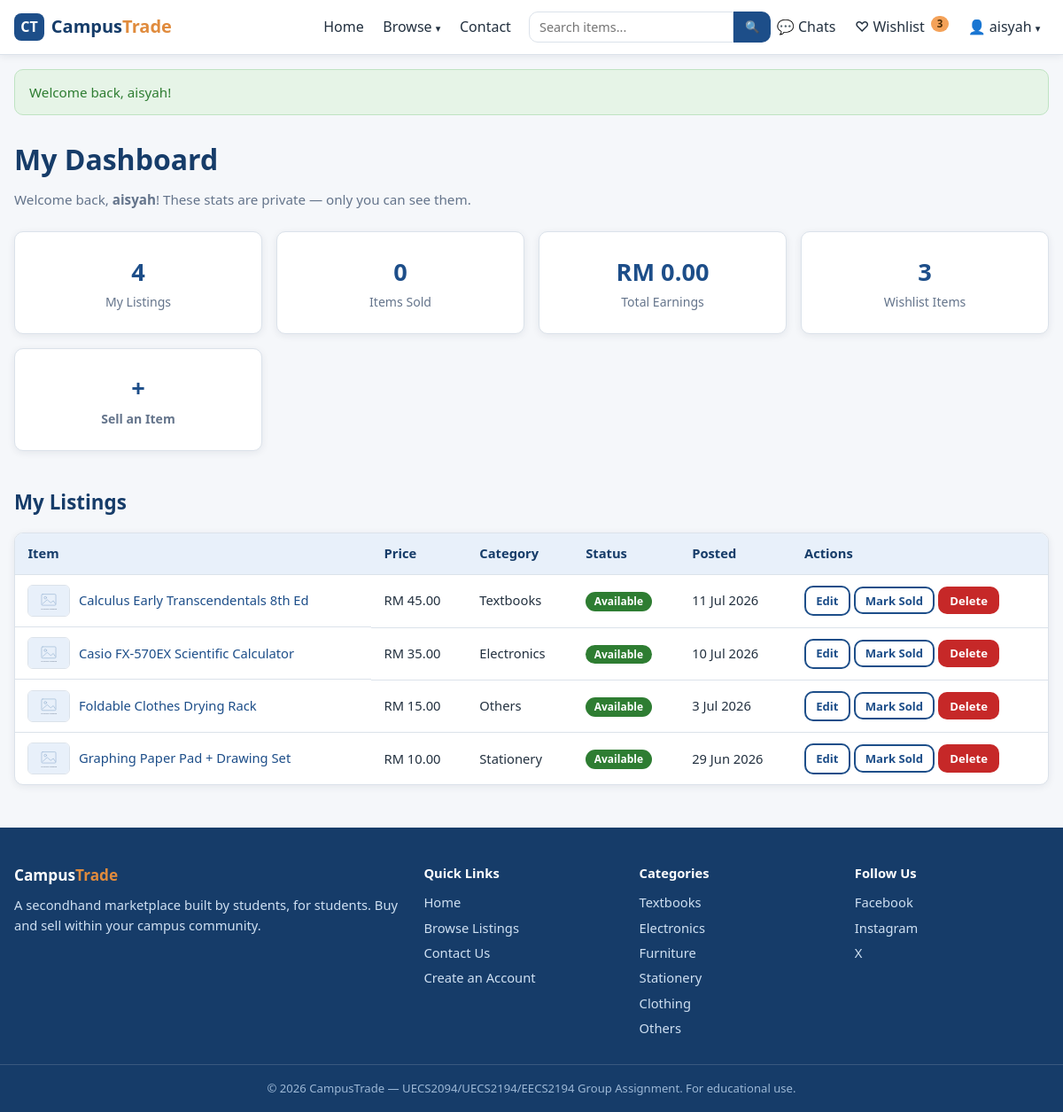
Before: /dashboard.php (signed in) with the older database file.
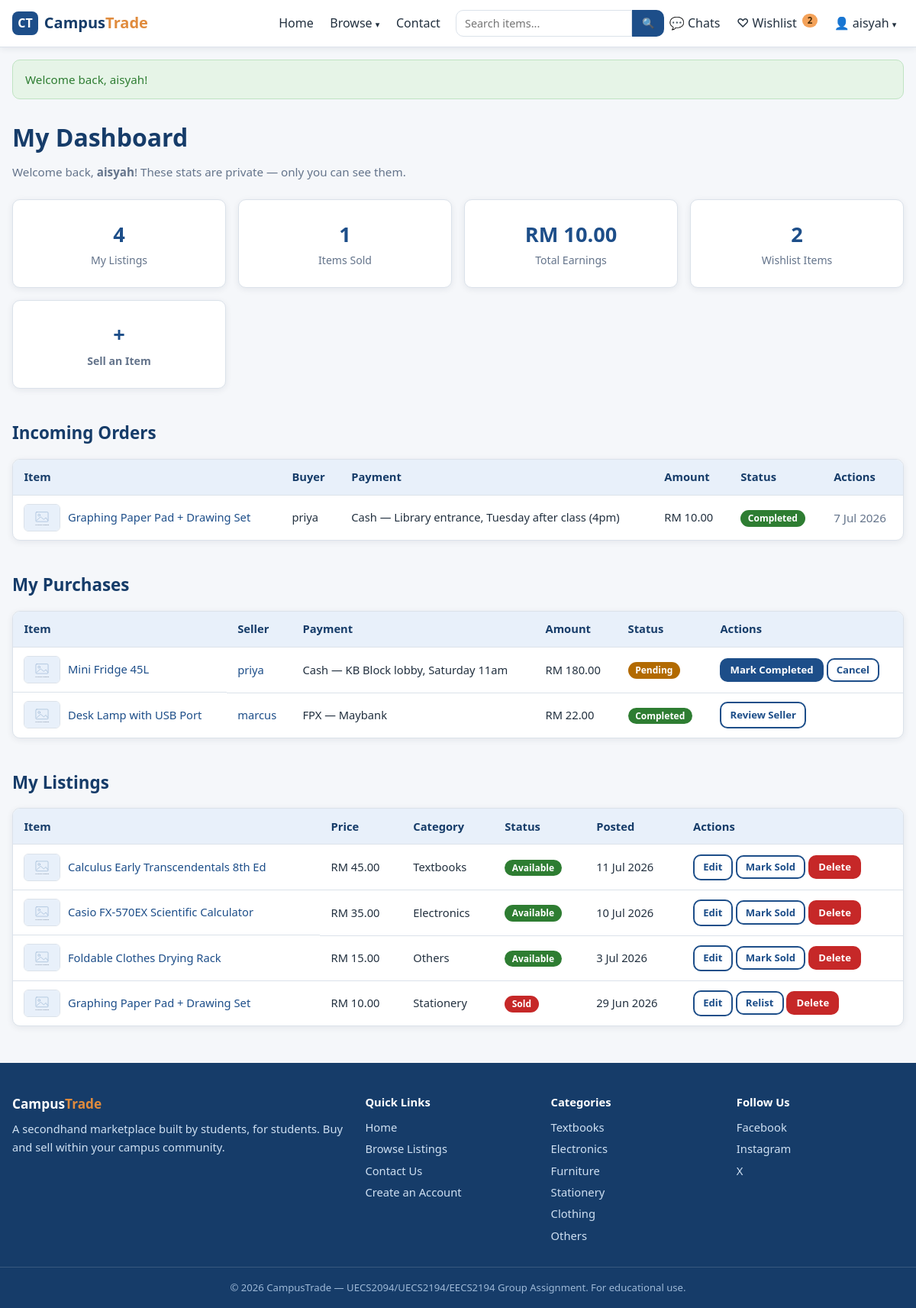
After: the same page with the newer database file.
### tables this page shows
CREATE TABLE listings (
  listing_id     INT AUTO_INCREMENT PRIMARY KEY,
  user_id        INT NOT NULL,
  title          VARCHAR(100) NOT NULL,
  description    TEXT NOT NULL,
  price          DECIMAL(10,2) NOT NULL,
  category       VARCHAR(50) NOT NULL,
  item_condition ENUM('New','Like New','Good','Fair') NOT NULL,
  image          VARCHAR(255) NULL,
  status         ENUM('Available','Sold','Reserved') NOT NULL DEFAULT 'Available',
  created_at     DATETIME NOT NULL DEFAULT CURRENT_TIMESTAMP,
  updated_at     DATETIME NULL ON UPDATE CURRENT_TIMESTAMP,
  CONSTRAINT fk_listings_user FOREIGN KEY (user_id)
    REFERENCES users(user_id) ON DELETE CASCADE
);

CREATE TABLE orders (
  order_id       INT AUTO_INCREMENT PRIMARY KEY,
  listing_id     INT NOT NULL,
  buyer_id       INT NOT NULL,
  seller_id      INT NOT NULL,
  payment_method ENUM('FPX','QR','Cash') NOT NULL,
  bank_name      VARCHAR(100) NULL,
  proof_image    VARCHAR(255) NULL,
  meetup_details TEXT NULL,
  amount         DECIMAL(10,2) NOT NULL,
  status         ENUM('Pending','Completed','Cancelled') NOT NULL DEFAULT 'Pending',
  created_at     DATETIME NOT NULL DEFAULT CURRENT_TIMESTAMP,
  updated_at     DATETIME NULL ON UPDATE CURRENT_TIMESTAMP,
  CONSTRAINT fk_orders_listing FOREIGN KEY (listing_id)
    REFERENCES listings(listing_id) ON DELETE CASCADE,
  CONSTRAINT fk_orders_buyer FOREIGN KEY (buyer_id)
    REFERENCES users(user_id) ON DELETE CASCADE,
  CONSTRAINT fk_orders_seller FOREIGN KEY (seller_id)
    REFERENCES users(user_id) ON DELETE CASCADE
);

CREATE TABLE users (
  user_id       INT AUTO_INCREMENT PRIMARY KEY,
  username      VARCHAR(50)  NOT NULL UNIQUE,
  email         VARCHAR(100) NOT NULL UNIQUE,
  password      VARCHAR(255) NOT NULL,
  phone         VARCHAR(20)  NULL,
  profile_image VARCHAR(255) NOT NULL DEFAULT 'default.png',
  qr_image      VARCHAR(255) NULL,
  role          ENUM('user','admin') NOT NULL DEFAULT 'user',
  created_at    DATETIME NOT NULL DEFAULT CURRENT_TIMESTAMP
);

### includes/functions.php (called while the page is built, shortened)
<?php
function e(?string $value): string
{
    return htmlspecialchars($value ?? '', ENT_QUOTES, 'UTF-8');
}
function is_logged_in(): bool
{
    return isset($_SESSION['user_id']);
}
function format_price(float $price): string
{
    return 'RM ' . number_format($price, 2);
}
function format_date(string $datetime): string
{
    return date('j M Y', strtotime($datetime));
}
function status_class(string $status): string
{
    return 'status-' . strtolower($status);
}
function listing_image(?string $image): string
{
    return 'images/placeholder.svg';
}

### dashboard.php (the view, shortened to what the changed rows need)
<?php
require_once __DIR__ . '/includes/db.php';
$user_id = $_SESSION['user_id'];
$stmt = $conn->prepare(
    "SELECT
        (SELECT COUNT(*) FROM listings WHERE user_id = ?)                                        AS my_listings,
        (SELECT COUNT(*) FROM orders  WHERE seller_id = ? AND status = 'Completed')              AS my_sold,
        (SELECT COALESCE(SUM(amount), 0) FROM orders WHERE seller_id = ? AND status = 'Completed') AS my_earnings,
        (SELECT COUNT(*) FROM wishlist WHERE user_id = ?)                                        AS my_wishlist"
);
$stmt->bind_param('iiii', $user_id, $user_id, $user_id, $user_id);
$stmt->execute();
$overview = $stmt->get_result()->fetch_assoc();
$stmt = $conn->prepare(
    'SELECT o.*, l.title, l.image, u.username AS buyer_name
     FROM orders o
     JOIN listings l ON o.listing_id = l.listing_id
     JOIN users u ON o.buyer_id = u.user_id
     WHERE o.seller_id = ?
     ORDER BY o.created_at DESC'
);
$stmt->bind_param('i', $user_id);
$stmt->execute();
$incoming_orders = $stmt->get_result()->fetch_all(MYSQLI_ASSOC);
$stmt = $conn->prepare(
    'SELECT o.*, l.title, l.image, u.username AS seller_name
     FROM orders o
     JOIN listings l ON o.listing_id = l.listing_id
     JOIN users u ON o.seller_id = u.user_id
     WHERE o.buyer_id = ?
     ORDER BY o.created_at DESC'
);
$stmt->bind_param('i', $user_id);
$stmt->execute();
$my_purchases = $stmt->get_result()->fetch_all(MYSQLI_ASSOC);
$stmt = $conn->prepare(
    'SELECT listing_id, title, price, category, item_condition, image, status, created_at
     FROM listings WHERE user_id = ? ORDER BY created_at DESC'
);
$stmt->bind_param('i', $user_id);
$stmt->execute();
$my_listings = $stmt->get_result()->fetch_all(MYSQLI_ASSOC);
function order_payment_details(array $o): string
{
    if ($o['payment_method'] === 'FPX') {
        return 'FPX — ' . e($o['bank_name'] ?? '');
    }
    return 'Cash — ' . e(mb_strimwidth($o['meetup_details'] ?? '', 0, 60, '…'));
}
require_once __DIR__ . '/includes/header.php';
?>
<div class="container">
    <h1 class="page-title">My Dashboard</h1>
    <div class="dashboard-stats">
        <div class="stat card">
            <span class="stat-number"><?= (int) $overview['my_sold'] ?></span>
            <span class="stat-label">Items Sold</span>
        </div>
        <div class="stat card">
            <span class="stat-number"><?= format_price((float) $overview['my_earnings']) ?></span>
            <span class="stat-label">Total Earnings</span>
        </div>
        <div class="stat card">
            <span class="stat-number"><?= (int) $overview['my_wishlist'] ?></span>
            <span class="stat-label">Wishlist Items</span>
        </div>
    </div>
    <?php if ($incoming_orders): ?>
        <section class="section">
            <h2 class="section-title">Incoming Orders</h2>
            <div class="table-wrap">
                <table class="listing-table">
                    <thead>
                        <tr>
                            <th>Item</th>
                            <th>Buyer</th>
                            <th>Payment</th>
                            <th>Amount</th>
                            <th>Status</th>
                            <th>Actions</th>
                        </tr>
                    </thead>
                    <tbody>
                        <?php foreach ($incoming_orders as $o): ?>
                            <tr>
                                <td class="cell-item">
                                    <img src="<?= e(listing_image($o['image'])) ?>" alt="" class="thumb">
                                    <a href="item.php?id=<?= (int) $o['listing_id'] ?>"><?= e($o['title']) ?></a>
                                </td>
                                <td><?= e($o['buyer_name']) ?></td>
                                <td><?= order_payment_details($o) ?></td>
                                <td><?= format_price((float) $o['amount']) ?></td>
                                <td><span class="badge order-<?= strtolower($o['status']) ?>"><?= e($o['status']) ?></span></td>
                                <td class="cell-actions">
                                    <?php if ($o['status'] === 'Pending'): ?>
                                        <form method="post" action="dashboard.php"
                                              onsubmit="return confirm('Confirm payment received and mark this order Completed? The listing will be marked Sold.');">
                                            <input type="hidden" name="action" value="order_status">
                                            <input type="hidden" name="order_id" value="<?= (int) $o['order_id'] ?>">
                                            <input type="hidden" name="status" value="Completed">
                                            <button type="submit" class="btn btn-small btn-primary">Confirm Payment</button>
                                        </form>
                                        <form method="post" action="dashboard.php"
                                              onsubmit="return confirm('Cancel this order? The listing becomes Available again.');">
                                            <input type="hidden" name="action" value="order_status">
                                            <input type="hidden" name="order_id" value="<?= (int) $o['order_id'] ?>">
                                            <input type="hidden" name="status" value="Cancelled">
                                            <button type="submit" class="btn btn-small btn-outline">Cancel</button>
                                        </form>
                                    <?php else: ?>
                                        <span class="muted"><?= format_date($o['updated_at'] ?? $o['created_at']) ?></span>
                                    <?php endif; ?>
                                </td>
                            </tr>
                        <?php endforeach; ?>
                    </tbody>
                </table>
            </div>
        </section>
    <?php endif; ?>
    <?php if ($my_purchases): ?>
        <section class="section">
            <h2 class="section-title">My Purchases</h2>
            <div class="table-wrap">
                <table class="listing-table">
                    <thead>
                        <tr>
                            <th>Item</th>
                            <th>Seller</th>
                            <th>Payment</th>
                            <th>Amount</th>
                            <th>Status</th>
                            <th>Actions</th>
                        </tr>
                    </thead>
                    <tbody>
                        <?php foreach ($my_purchases as $o): ?>
                            <tr>
                                <td class="cell-item">
                                    <img src="<?= e(listing_image($o['image'])) ?>" alt="" class="thumb">
                                    <a href="item.php?id=<?= (int) $o['listing_id'] ?>"><?= e($o['title']) ?></a>
                                </td>
                                <td><a href="seller.php?id=<?= (int) $o['seller_id'] ?>"><?= e($o['seller_name']) ?></a></td>
                                <td><?= order_payment_details($o) ?></td>
                                <td><?= format_price((float) $o['amount']) ?></td>
                                <td><span class="badge order-<?= strtolower($o['status']) ?>"><?= e($o['status']) ?></span></td>
                                <td class="cell-actions">
                                    <?php if ($o['status'] === 'Pending'): ?>
                                        <?php if ($o['payment_method'] === 'Cash'): ?>
                                            <form method="post" action="dashboard.php"
                                                  onsubmit="return confirm('Confirm the meetup happened and mark this order Completed?');">
                                                <button type="submit" class="btn btn-small btn-primary">Mark Completed</button>
                                            </form>
                                        <?php endif; ?>
                                        <form method="post" action="dashboard.php"
                                              onsubmit="return confirm('Cancel this order?');">
                                            <button type="submit" class="btn btn-small btn-outline">Cancel</button>
                                        </form>
                                    <?php elseif ($o['status'] === 'Completed'): ?>
                                        <a href="seller.php?id=<?= (int) $o['seller_id'] ?>" class="btn btn-small btn-outline">Review Seller</a>
                                    <?php endif; ?>
                                </td>
                            </tr>
                        <?php endforeach; ?>
                    </tbody>
                </table>
            </div>
        </section>
    <?php endif; ?>
    <section class="section">
        <h2 class="section-title">My Listings</h2>
        <?php if (!$my_listings): ?>
            <div class="empty-state">
                <p><strong>You haven't listed anything yet.</strong></p>
                <p>Got textbooks or gadgets gathering dust? List them now.</p>
                <a href="create_listing.php" class="btn btn-primary">Create Your First Listing</a>
            </div>
        <?php else: ?>
            <div class="table-wrap">
                <table class="listing-table">
                    <thead>
                        <tr>
                            <th>Item</th>
                            <th>Price</th>
                            <th>Category</th>
                            <th>Status</th>
                            <th>Posted</th>
                            <th>Actions</th>
                        </tr>
                    </thead>
                    <tbody>
                        <?php foreach ($my_listings as $item): ?>
                            <tr>
                                <td class="cell-item">
                                    <img src="<?= e(listing_image($item['image'])) ?>" alt="" class="thumb">
                                    <a href="item.php?id=<?= (int) $item['listing_id'] ?>"><?= e($item['title']) ?></a>
                                </td>
                                <td><?= format_price((float) $item['price']) ?></td>
                                <td><?= e($item['category']) ?></td>
                                <td><span class="badge <?= status_class($item['status']) ?>"><?= e($item['status']) ?></span></td>
                                <td><?= format_date($item['created_at']) ?></td>
                                <td class="cell-actions">
                                    <a href="edit_listing.php?id=<?= (int) $item['listing_id'] ?>" class="btn btn-small btn-outline">Edit</a>
                                    <?php if ($item['status'] !== 'Sold'): ?>
                                        <form method="post" action="dashboard.php">
                                            <button type="submit" class="btn btn-small btn-outline">Mark Sold</button>
                                        </form>
                                    <?php else: ?>
                                        <form method="post" action="dashboard.php">
                                            <button type="submit" class="btn btn-small btn-outline">Relist</button>
                                        </form>
                                    <?php endif; ?>
                                    <form method="post" action="delete_listing.php"
                                          onsubmit="return confirm('Delete this listing permanently?');">
                                        <button type="submit" class="btn btn-small btn-danger">Delete</button>
                                    </form>
                                </td>
                            </tr>
                        <?php endforeach; ?>
                    </tbody>
                </table>
            </div>
        <?php endif; ?>
    </section>
</div>
<?php require_once __DIR__ . '/includes/footer.php'; ?>

### includes/header.php (shortened to what the changed rows need)
<?php
$wishlist_count = 0;
if (is_logged_in()) {
    $stmt = $conn->prepare('SELECT COUNT(*) FROM wishlist WHERE user_id = ?');
    $stmt->bind_param('i', $_SESSION['user_id']);
    $stmt->execute();
    $wishlist_count = (int) $stmt->get_result()->fetch_row()[0];
}
$current_page = basename($_SERVER['PHP_SELF']);
?>
<!DOCTYPE html>
<html lang="en">
<head>
    <link rel="stylesheet" href="css/style.css">
</head>
<body>
<header class="navbar">
    <div class="navbar-inner">
        <nav class="nav-links" id="navLinks">
            <?php if (is_logged_in()): ?>
                <a href="wishlist.php" class="wishlist-link <?= $current_page === 'wishlist.php' ? 'active' : '' ?>">
                    &#9825; Wishlist
                    <?php if ($wishlist_count > 0): ?>
                        <span class="wishlist-badge"><?= $wishlist_count ?></span>
                    <?php endif; ?>
                </a>
            <?php else: ?>
                <a href="login.php" class="<?= $current_page === 'login.php' ? 'active' : '' ?>">Login</a>
                <a href="register.php" class="btn btn-primary btn-nav">Register</a>
            <?php endif; ?>
        </nav>
    </div>
</header>
<main class="page">

### includes/footer.php (shortened to what the changed rows need)
</main>
<footer class="site-footer">
    <div class="container footer-grid">
        <div>
            <ul>
                <?php foreach (CATEGORIES as $cat): ?>
                    <li><a href="browse.php?category=<?= urlencode($cat) ?>"><?= e($cat) ?></a></li>
                <?php endforeach; ?>
            </ul>
        </div>
    </div>
</footer>
</body>
</html>

Changed rows visible on the page:
added orders: listing.title "Graphing Paper Pad + Drawing Set", buyer.username "priya", meetup_details "Cash — Library entrance, Tuesday after class (4pm)", amount "RM 10.00", status "Completed", format_date($o['updated_at'] ?? $o['created_at']) "7 Jul 2026", shown under "Incoming Orders"
added orders: listing.title "Mini Fridge 45L", seller.username "priya", meetup_details "Cash — KB Block lobby, Saturday 11am", amount "RM 180.00", status "Pending", shown under "My Purchases"
added orders: listing.title "Desk Lamp with USB Port", seller.username "marcus", bank_name "FPX — Maybank", amount "RM 22.00", status "Completed", shown under "My Purchases"
changed listings "Graphing Paper Pad + Drawing Set": status "Available" → "Sold"; status "Mark Sold" → "Relist"
Other visible differences:
$wishlist_count: "3" → "2"
$overview['my_sold']: "0" → "1"
format_price((float) $overview['my_earnings']): "RM 0.00" → "RM 10.00"
$overview['my_wishlist']: "3" → "2"
text now shown: "Incoming Orders Item Buyer Payment Amount Status Actions My Purchases Item Seller Payment Amount Status Actions"
